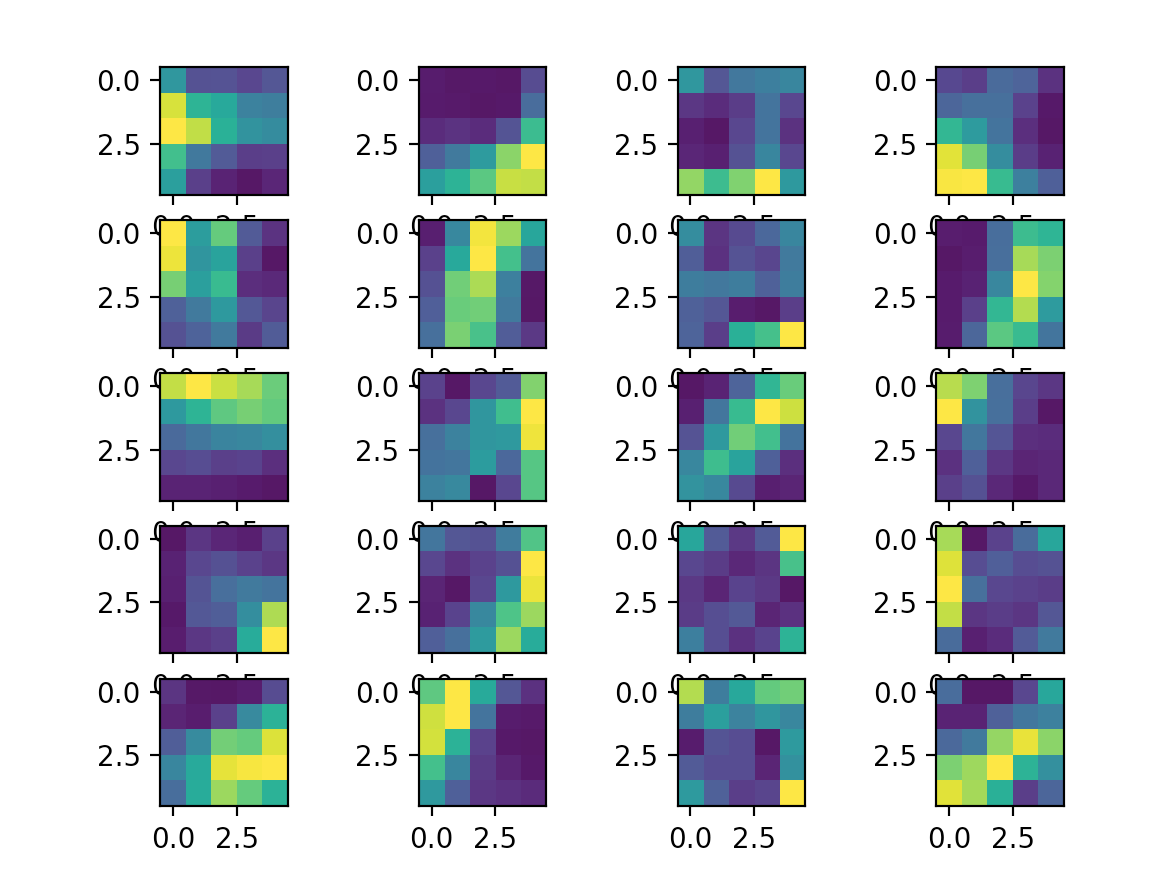

Here is the Python script that generated this plot:
import rusty_neat
from rusty_neat import ndalgebra as nd
import pandas as pd
from matplotlib import pyplot as plt
import torch
import numpy as np
from tqdm import tqdm
from scipy import ndimage
import numpy as np

MNIST, LABELS = torch.load('htm/data/mnist.pt')

PATCH_SIZE = np.array([5, 5])
POP_SIZE2 = 20
POP_SIZE1 = 80
sep_sparsity = 5
w1 = np.zeros((PATCH_SIZE.prod(), POP_SIZE1))
for i in range(POP_SIZE1):
    w1[np.random.permutation(PATCH_SIZE.prod())[:sep_sparsity], i] = 1
w2 = np.random.rand(POP_SIZE1, POP_SIZE2)
w1 = w1 / w1.sum(0)
w2n = w2 / w2.sum(0)
p2 = np.ones(POP_SIZE2)
k1 = 15


def rand_patch():
    r = np.random.rand(2)
    img = MNIST[int(np.random.rand() * len(MNIST))]
    left_bottom = (img.shape - PATCH_SIZE) * r
    left_bottom = left_bottom.astype(int)
    top_right = left_bottom + PATCH_SIZE
    img = img[left_bottom[0]:top_right[0], left_bottom[1]:top_right[1]]
    return np.float32(img / 255 > 0.8)


sep_threshold = 0.4
threshold = -99999999.  # 0.2
epsilon = 0.0001
activity_epsilon = 0.0001
activity_regen_epsilon = activity_epsilon / POP_SIZE2


def run(x):
    global p2
    s1 = x.reshape(-1) @ w1
    top_k = np.argpartition(s1, -k1)[-k1:]
    top_k = top_k[s1[top_k] >= sep_threshold]
    x2 = np.zeros(POP_SIZE1)
    x2[top_k] = 1
    s2 = x2 @ w2n
    s2 += p2
    top_1 = s2.argmax()
    if s2[top_1] >= threshold:
        p2[top_1] -= activity_epsilon
    else:
        top_1 = None
    return x2, top_1


def learn(x2, top_1):
    global w2n
    w2[:, top_1] = epsilon * x2 + w2[:, top_1]
    w2n = w2 / w2.sum(0)


w, h = 5, 4
fig, axs = plt.subplots(w, h)
test_patches = [rand_patch() for _ in range(20000)]
for idx in range(200000):
    img = rand_patch()
    middle, top = run(img)
    if top is not None:
        learn(middle, top)
    if idx % 2000 == 0:
        stats = np.zeros((POP_SIZE2, PATCH_SIZE[0], PATCH_SIZE[1]))
        probability = np.zeros(POP_SIZE2)
        for img in test_patches:
            _, top = run(img)
            if top is not None:
                probability[top] += 1
                stats[top] += img
        print(probability)
        print(probability/probability.sum())
        # print(stats)
        for i in range(w):
            for j in range(h):
                axs[i, j].imshow(stats[i + j * w])
        plt.pause(0.01)

plt.show()
